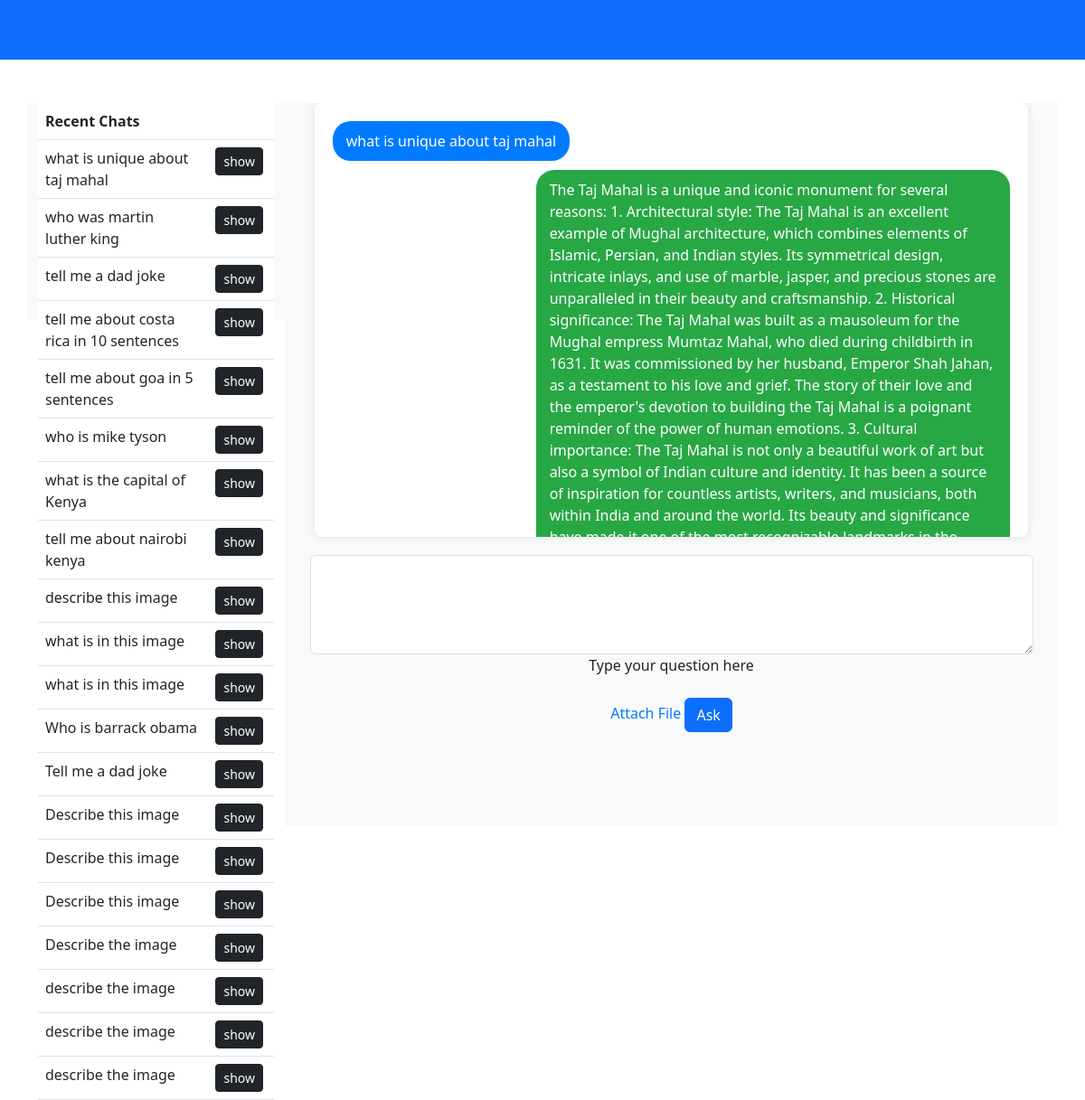
The page /load/3bf8f5f9-9a51-4451-8953-16a90b5c8354 on the database its author committed.
### app.py (models this page shows)
class ChatHistory(db.Model):
    id = db.Column(db.String(36), primary_key=True)
    conversation_history = db.Column(db.Text)

### app.py (the view)
@app.route("/load/<id>", methods=['GET', 'POST'])
def loadChat(id):
    if request.method == 'GET':
        session_id = id
        conversation_history = get_or_create_session(session_id)
        user_messages = chat_history()
        print(f'I am clicked from table')
        return render_template('index.html', conversation_history=conversation_history, session_id=session_id, user_messages=user_messages)
    else:
        pass

### app.py (called while the page is built)
def get_or_create_session(session_id):
    existing_session = ChatHistory.query.filter_by(id=session_id).first()
    if existing_session:
        return json.loads(existing_session.conversation_history)
    else:
        new_entry = ChatHistory(id=session_id, conversation_history=json.dumps([]))
        db.session.add(new_entry)
        db.session.commit()
        return []

def chat_history():
    valid_chat_history = ChatHistory.query.filter(
        ChatHistory.id.isnot(None),
        ChatHistory.conversation_history != '[]'
    ).all()
    user_messages = []
    for entry in valid_chat_history:
        conversation = json.loads(entry.conversation_history)
        if conversation:
            first_user_message = next((msg["user"] for msg in conversation if "user" in msg), None)
            if first_user_message:
                user_messages.append({"id": entry.id, "user": first_user_message})
    return user_messages

### templates/index.html (shortened to what this page needs)
<!DOCTYPE html>
<html lang="en">
<head>
  <link href="https://cdn.jsdelivr.net/npm/bootstrap@5.3.0-alpha1/dist/css/bootstrap.min.css" rel="stylesheet">
</head>
<body>
<nav class="navbar navbar-expand-lg navbar-dark bg-primary">
  <div class="container">
    <div class="collapse navbar-collapse" id="navbarNav">
      <ul class="navbar-nav">
        <li class="nav-item">
          <a class="nav-link active" aria-current="page" href="#"></a>
        </li>
        <li class="nav-item">
          <a class="nav-link" href="#"></a>
        </li>
        <li class="nav-item">
          <a class="nav-link" href="#"></a>
        </li>
      </ul>
      <ul class="navbar-nav ml-auto">
        <li class="nav-item">
          <a class="nav-link " href="#">
          </a>
        </li>
      </ul>
    </div>
  </div>
</nav>
<div class="container mt-5">
  <div class="row">
    <div class="col-3 column1">
      <table class="table">
        <thead>
          <tr>
            <th>Recent Chats</th>
            <th></th>
          </tr>
        </thead>
        <tbody>
          {% for chat in user_messages %}
            <tr>
              <td>{{ chat.user}}</td>
              <td><a href="/load/{{ chat.id }}" type="button" class="btn btn-dark btn-sm mx-1">show</button></td>
            </tr>
          {% endfor %}
        </tbody>
      </table>
    </div>
    <div class="col-9 column2">
      <div class="chat-container">
        {% for entry in conversation_history %}
          {% if entry.user or entry.bot %}
            {% if entry.user %}
              <div class="chat-bubble user-bubble">
                {{ entry.user }}
              </div>
            {% endif %}
            {% if entry.bot %}
              <div class="chat-bubble bot-bubble">
                {{ entry.bot }}
              </div>
            {% endif %}
          {% endif %}
        {% endfor %}
      </div>
      <form action="/" method="post" enctype="multipart/form-data" class="chat-form">
        <div class="form-outline mb-3">
          <textarea class="form-control" id="user_input" name="user_input" rows="4"></textarea>
          <label class="form-label" for="user_input">Type your question here</label>
        </div>
        <label for="file_input" class="file-label"> Attach File</label>
        <input type="submit" value="Ask" class="btn btn-primary">
      </form>
    </div>
  </div>
</div>
</body>
</html>

### templates/index.html (style rules this page uses)
.column1, .column2 { height: 30vh; }
.column1 { background-color:#f8f9fa; }
.column2 { background-color: #f8f9fa; height: 100vh; overflow-y: auto; }
.container { min-height: 100%; display: flex; flex-direction: column; }
.chat-container { width: 95%; max-width: 800px; margin: auto; padding: 20px; border-radius: 8px; background-color: #fff; box-shadow: 0 0 10px rgba(0, 0, 0, 0.1); height: 60%; position: relative; overflow-y: auto; padding-bottom: 20px; padding-top:20px; }
.chat-bubble { max-width: 70%; margin-bottom: 10px; padding: 10px 15px; border-radius: 20px; position: relative; }
.user-bubble { background-color: #007bff; color: #ffffff; float: left; clear: both; }
.bot-bubble { background-color: #28a745; color: #ffffff; float: right; clear: both; }
.file-label { color: #007bff; cursor: pointer; }
.chat-form { max-width: 800px; margin: auto; width: 100%; text-align: center; margin-top: 20px; }
.form-control { width: 100%; }

### rows shown on the page
ChatHistory: user "what is unique about taj mahal"
ChatHistory: user "who was martin luther king"
ChatHistory: user "tell me a dad joke"
ChatHistory: user "tell me about costa rica in 10 sentences"
ChatHistory: user "tell me about goa in 5 sentences"
ChatHistory: user "who is mike tyson"
ChatHistory: user "what is the capital of Kenya"
ChatHistory: user "tell me about nairobi kenya"
ChatHistory: user "describe this image"
ChatHistory: user "what is in this image"
ChatHistory: user "what is in this image"
ChatHistory: user "Who is barrack obama"
ChatHistory: user "Tell me a dad joke"
ChatHistory: user "Describe this image"
ChatHistory: user "Describe this image"
ChatHistory: user "Describe this image"
ChatHistory: user "Describe the image"
ChatHistory: user "describe the image"
ChatHistory: user "describe the image"
ChatHistory: user "describe the image"

### other values the page prints
{{ entry.user }} "what is unique about taj mahal"
